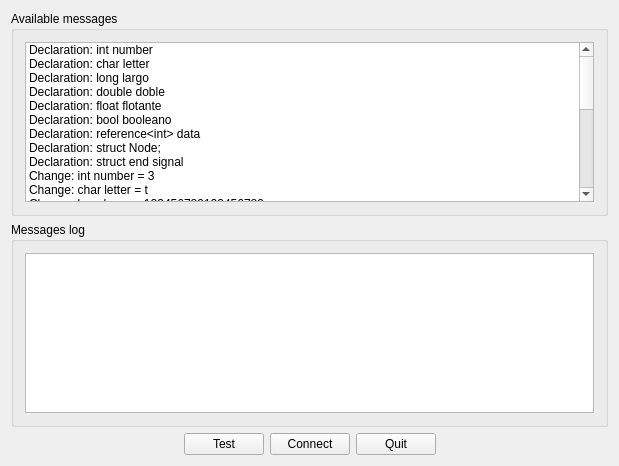
<?xml version="1.0" encoding="UTF-8"?>
<ui version="4.0">
 <class>MainWindow</class>
 <widget class="QMainWindow" name="MainWindow">
  <property name="geometry">
   <rect>
    <x>0</x>
    <y>0</y>
    <width>619</width>
    <height>466</height>
   </rect>
  </property>
  <property name="windowTitle">
   <string>MainWindow</string>
  </property>
  <widget class="QWidget" name="centralWidget">
   <layout class="QVBoxLayout" name="verticalLayout">
    <item>
     <widget class="QGroupBox" name="groupBox">
      <property name="title">
       <string>Available messages</string>
      </property>
      <layout class="QHBoxLayout" name="horizontalLayout_3">
       <item>
        <widget class="QListWidget" name="listItem_availableMsg">
         <property name="sizePolicy">
          <sizepolicy hsizetype="Preferred" vsizetype="Preferred">
           <horstretch>0</horstretch>
           <verstretch>0</verstretch>
          </sizepolicy>
         </property>
         <item>
          <property name="text">
           <string>Declaration: int number</string>
          </property>
         </item>
         <item>
          <property name="text">
           <string>Declaration: char letter</string>
          </property>
         </item>
         <item>
          <property name="text">
           <string>Declaration: long largo</string>
          </property>
         </item>
         <item>
          <property name="text">
           <string>Declaration: double doble</string>
          </property>
         </item>
         <item>
          <property name="text">
           <string>Declaration: float flotante</string>
          </property>
         </item>
         <item>
          <property name="text">
           <string>Declaration: bool booleano</string>
          </property>
         </item>
         <item>
          <property name="text">
           <string>Declaration: reference&lt;int&gt; data</string>
          </property>
         </item>
         <item>
          <property name="text">
           <string>Declaration: struct Node;</string>
          </property>
         </item>
         <item>
          <property name="text">
           <string>Declaration: struct end signal</string>
          </property>
         </item>
         <item>
          <property name="text">
           <string>Change: int number = 3</string>
          </property>
         </item>
         <item>
          <property name="text">
           <string>Change: char letter = t</string>
          </property>
         </item>
         <item>
          <property name="text">
           <string>Change: long largo = 123456789123456789</string>
          </property>
         </item>
         <item>
          <property name="text">
           <string>Change: double doble = 4.56234</string>
          </property>
         </item>
         <item>
          <property name="text">
           <string>Change: float flotante = 2.67</string>
          </property>
         </item>
         <item>
          <property name="text">
           <string>Change: bool booleano = true</string>
          </property>
         </item>
         <item>
          <property name="text">
           <string>Change: reference&lt;int&gt; = number</string>
          </property>
         </item>
         <item>
          <property name="text">
           <string>Change: Node.number = 23</string>
          </property>
         </item>
         <item>
          <property name="text">
           <string>GET: number</string>
          </property>
         </item>
         <item>
          <property name="text">
           <string>GET: letter</string>
          </property>
         </item>
         <item>
          <property name="text">
           <string>GET: largo</string>
          </property>
         </item>
         <item>
          <property name="text">
           <string>GET: doble</string>
          </property>
         </item>
         <item>
          <property name="text">
           <string>GET: flotante</string>
          </property>
         </item>
         <item>
          <property name="text">
           <string>GET: booleano</string>
          </property>
         </item>
         <item>
          <property name="text">
           <string>GET: data</string>
          </property>
         </item>
         <item>
          <property name="text">
           <string>GET: Node addres</string>
          </property>
         </item>
         <item>
          <property name="text">
           <string>GET: Node mem number</string>
          </property>
         </item>
         <item>
          <property name="text">
           <string>GET: Node mem flotante</string>
          </property>
         </item>
        </widget>
       </item>
      </layout>
     </widget>
    </item>
    <item>
     <widget class="QGroupBox" name="groupBox_2">
      <property name="title">
       <string>Messages log</string>
      </property>
      <layout class="QHBoxLayout" name="horizontalLayout">
       <item>
        <widget class="QPlainTextEdit" name="serverConsole"/>
       </item>
      </layout>
     </widget>
    </item>
    <item>
     <layout class="QHBoxLayout" name="horizontalLayout_2">
      <item>
       <spacer name="horizontalSpacer">
        <property name="orientation">
         <enum>Qt::Horizontal</enum>
        </property>
        <property name="sizeHint" stdset="0">
         <size>
          <width>40</width>
          <height>20</height>
         </size>
        </property>
       </spacer>
      </item>
      <item>
       <widget class="QPushButton" name="button_test">
        <property name="text">
         <string>Test</string>
        </property>
       </widget>
      </item>
      <item>
       <widget class="QPushButton" name="button_connectServer">
        <property name="text">
         <string>Connect</string>
        </property>
       </widget>
      </item>
      <item>
       <widget class="QPushButton" name="button_closeApp">
        <property name="text">
         <string>Quit</string>
        </property>
       </widget>
      </item>
      <item>
       <spacer name="horizontalSpacer_2">
        <property name="orientation">
         <enum>Qt::Horizontal</enum>
        </property>
        <property name="sizeHint" stdset="0">
         <size>
          <width>40</width>
          <height>20</height>
         </size>
        </property>
       </spacer>
      </item>
     </layout>
    </item>
   </layout>
  </widget>
 </widget>
 <layoutdefault spacing="6" margin="11"/>
 <resources/>
 <connections/>
</ui>
